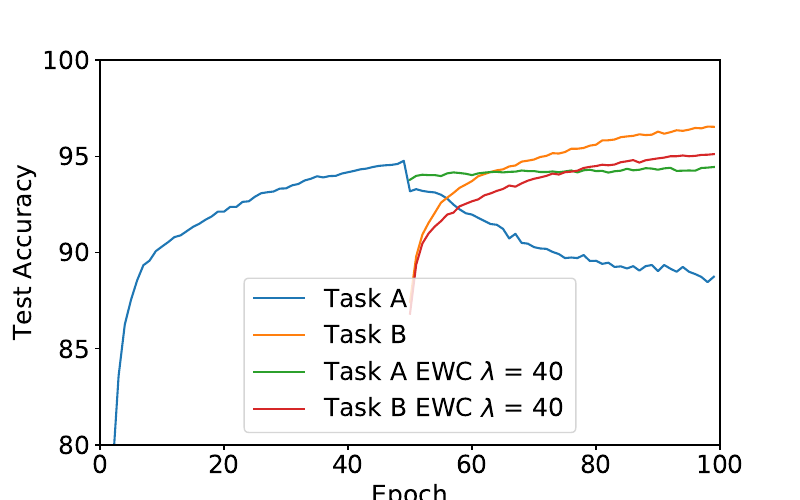

Source code (Python):

import numpy as np
import matplotlib.cm as cm
import numpy.random as npr
import matplotlib.pyplot as plt
import torch
import torch.nn as nn
from torch.autograd import Variable
import torchvision.datasets as datasets
import torchvision.transforms as transforms
from torch.utils.data import DataLoader, Dataset
import torch.nn.functional as F

torch.set_default_tensor_type('torch.cuda.DoubleTensor')

# Device configuration
device = torch.device('cuda:0' if torch.cuda.is_available() else 'cpu')
torch.manual_seed(2)

print(f"Running on {device}.")

mnist_trainold = datasets.MNIST("./data", train=True, download=True, transform=transforms.ToTensor())
loader_train = DataLoader(mnist_trainold, batch_size=len(mnist_trainold), shuffle=True)

mnist_testold = datasets.MNIST("./data", train=False, download=True, transform=transforms.ToTensor())
loader_test = DataLoader(mnist_testold, batch_size=len(mnist_testold), shuffle=True)


for i,data in enumerate(loader_train):
    xtrainold=data[0].view(-1,784)
    ytrainold=data[1] 

for i,data in enumerate(loader_test):
    xtestold=data[0].view(-1,784)
    ytestold=data[1] 


idx1 = np.arange(784)
np.random.shuffle(idx1)

idx2 = np.arange(784)
np.random.shuffle(idx2)


class PermutedMNIST(Dataset):
    
    def __init__(self,x,y,idx):
        super().__init__()
        self.y = y
        self.x = x[:,idx]

    def __len__(self):
        return len(self.y)
    
    def __getitem__(self, i):
        return self.x[i], self.y[i]


batchsize = 256

mnist_train1 = PermutedMNIST(xtrainold, ytrainold,idx1)
dataloader_train1 = DataLoader(mnist_train1, batch_size=batchsize, shuffle=True)

mnist_test1 = PermutedMNIST(xtestold, ytestold,idx1)
dataloader_test1 = DataLoader(mnist_test1, batch_size=len(mnist_test1), shuffle=True)

mnist_train2 = PermutedMNIST(xtrainold, ytrainold,idx2)
dataloader_train2 = DataLoader(mnist_train2, batch_size=batchsize, shuffle=True)

mnist_test2 = PermutedMNIST(xtestold, ytestold,idx2)
dataloader_test2 = DataLoader(mnist_test2, batch_size=len(mnist_test2), shuffle=True)


for data_test in enumerate(dataloader_test1):
    x_test1 = data_test[1][0].view(-1,784).double().cuda()
    y_test1 = data_test[1][1]

for data_test in enumerate(dataloader_test2):
    x_test2 = data_test[1][0].view(-1,784).double().cuda()
    y_test2 = data_test[1][1]

class Net(nn.Module):
    def __init__(self):
        super(Net, self).__init__()
        
        self.big_pass = nn.Sequential(nn.Linear(784,500),
                                      nn.ReLU(), 
                                      nn.Linear(500,200),
                                      nn.ReLU(), 
                                      nn.Linear(200,10)
                                     )

    def forward(self, x):
        out = self.big_pass(x)
        return out 

def accuracy_Nclass(out,y):
    diff = np.count_nonzero(np.argmax(out,axis=1)-y)
    return (1-(diff/np.size(y)))*100


# # Standard SGD
num_epochs = 50
total_steps = len(dataloader_train1)

h = 0.01

RES1 = []
NN = Net()
NN = NN.to(device)
criterion = nn.CrossEntropyLoss()
optimizer = torch.optim.SGD(NN.parameters(),lr=h)

for epoch in range(num_epochs): 
    for i,data in enumerate(dataloader_train1):
         # Load in the training datapoints
        x=data[0].view(-1,784).double().cuda()
        y=data[1].long().cuda()

        output = NN(x)
        loss = criterion(output,y) 

        optimizer.zero_grad()
        loss.backward()
        optimizer.step()
            
        # Evaluate how the neural network is doing and store the results
        if (epoch+1) % 1 == 0 and (i+1) % int(len(mnist_train1)/batchsize) == 0: 
            
            acc = accuracy_Nclass(output.cpu().detach().numpy(),y.cpu().detach().numpy())
            outputtest = NN(x_test1)
            loss_test = criterion(outputtest.cpu(),y_test1)
            acc_test = accuracy_Nclass(outputtest.cpu().detach().numpy(),y_test1.detach().numpy())
            print(f'epoch {epoch}/{num_epochs}, step {i+1}/{total_steps}, accuracy test {acc_test} %, lost test, {loss_test.item()}')

                # Store the results
            RES1 += [[epoch ,loss_test.item(),acc_test, loss.item(), acc]] 

total_steps = len(dataloader_train2)
RES2 = []

for epoch in range(num_epochs): 
    for i,data in enumerate(dataloader_train2):
        x=data[0].view(-1,784).double().cuda()
        y=data[1].long().cuda()

        output = NN(x)
        loss = criterion(output,y) 

        optimizer.zero_grad()
        loss.backward()
        optimizer.step()
            
        if (epoch+1) % 1 == 0 and (i+1) % int(len(mnist_train2)/batchsize) == 0: 
            acc = accuracy_Nclass(output.cpu().detach().numpy(),y.cpu().detach().numpy())
            
            outputtest1 = NN(x_test1)
            loss_test1 = criterion(outputtest1.cpu(),y_test1)
            acc_test1 = accuracy_Nclass(outputtest1.cpu().detach().numpy(),y_test1.detach().numpy())
            
            outputtest2 = NN(x_test2)
            loss_test2 = criterion(outputtest2.cpu(),y_test2)
            acc_test2 = accuracy_Nclass(outputtest2.cpu().detach().numpy(),y_test2.detach().numpy())
            
            print(f'epoch {epoch}/{num_epochs}, step {i+1}/{total_steps}, accuracy test1 {acc_test1} %, lost test1, {loss_test1.item()}')
            print(f'accuracy test2 {acc_test2} %, lost test2, {loss_test2.item()}')
            
                # Store the results
            RES1 += [[epoch+50, loss_test1.item(),acc_test1,loss.item(), acc]] 
            RES2 += [[epoch+50, loss_test2.item(),acc_test2]] 

RES1 = np.vstack(RES1)
RES2 = np.vstack(RES2)


plt.plot(RES1[:,0],RES1[:,2],label="Task A")
plt.plot(RES2[:,0],RES2[:,2],label="Task B")
plt.xlabel("Epoch")
plt.ylabel("Test Accuracy")
plt.legend()
plt.savefig("Original.pdf")

# # EWC
num_epochs = 50
total_steps = len(dataloader_train1)

h = 0.01

RES1_EWC = []
NN_EWC = Net()
NN_EWC.to(device)

criterion = nn.CrossEntropyLoss()
optimizer = torch.optim.SGD(NN_EWC.parameters(),lr=h)

for epoch in range(num_epochs): 
    for i,data in enumerate(dataloader_train1):
        x=data[0].view(-1,784).double().cuda()
        y=data[1].long().cuda()

        output = NN_EWC(x)
        loss = criterion(output,y)

        optimizer.zero_grad()
        loss.backward()
        optimizer.step()

        if (epoch+1) % 1 == 0 and (i+1) % int(len(mnist_train1)/batchsize) == 0: 
            
            acc = accuracy_Nclass(output.cpu().detach().numpy(),y.cpu().detach().numpy())
            outputtest = NN_EWC(x_test1)
            loss_test = criterion(outputtest.cpu(),y_test1)
            acc_test = accuracy_Nclass(outputtest.cpu().detach().numpy(),y_test1.detach().numpy())
            print(f'epoch {epoch}/{num_epochs}, step {i+1}/{total_steps}, accuracy test {acc_test} %, lost test, {loss_test.item()}')

                # Store the results
            RES1_EWC += [[epoch ,loss_test.item(),acc_test, loss.item(), acc]] 


torch.save(NN_EWC.state_dict(), 'test1')

NN_EWC1 = Net()
NN_EWC1.load_state_dict(torch.load('test1'))
NN_EWC1.eval()

weights_taskA = []

for param in NN_EWC1.parameters():
    weights_taskA.append(param.clone())

dataloader_train1_full = DataLoader(mnist_train1, batch_size=32,shuffle=True)

Fisher = []
loglik = []
for i,data in enumerate(dataloader_train1_full):
    x=data[0].view(32,-1)
    y=data[1] 
    x = Variable(x) 
    y = Variable(y)
    loglik.append(F.log_softmax(NN_EWC(x), dim=1)[range(32),y.data])
    if len(loglik) >= 4096//32:
        break

loglik = torch.cat(loglik).unbind()
loglik_grads = zip(*[torch.autograd.grad(l,NN_EWC.parameters(),retain_graph=True) for i,l in enumerate(loglik,1)])    
loglik_grads = [torch.stack(gs) for gs in loglik_grads]
fisher = [(g**2).mean(0) for g in loglik_grads]

total_steps = len(dataloader_train2)
RES1_EWC = []
RES2_EWC = []
importance = 100 
h = 0.01
for epoch in range(num_epochs): 
    for i,data in enumerate(dataloader_train2):
        x=data[0].view(-1,784).double().cuda()
        y=data[1].long().cuda()

        output = NN_EWC1(x)
        lossB = criterion(output,y)

        loss_EWC = 0
        for m in range(3):
            loss_EWC += torch.sum(fisher[2*m].reshape(-1,1)*((NN_EWC1.big_pass[2*m].weight-weights_taskA[2*m])**2).reshape(-1,1))
            loss_EWC += torch.sum(fisher[2*m+1].reshape(-1,1)*((NN_EWC1.big_pass[2*m].bias-weights_taskA[2*m+1])**2).reshape(-1,1))
            
        loss = lossB+importance*loss_EWC
        
        dL1 = torch.autograd.grad(loss,NN_EWC1.big_pass[0].weight,create_graph=True)[0]
        dL2 = torch.autograd.grad(loss,NN_EWC1.big_pass[2].weight,create_graph=True)[0]
        dL3 = torch.autograd.grad(loss,NN_EWC1.big_pass[4].weight,create_graph=True)[0]
        dLb1 = torch.autograd.grad(loss,NN_EWC1.big_pass[0].bias,create_graph=True)[0]
        dLb2 = torch.autograd.grad(loss,NN_EWC1.big_pass[2].bias,create_graph=True)[0]
        dLb3 = torch.autograd.grad(loss,NN_EWC1.big_pass[4].bias)[0]
        
        NN_EWC1.big_pass[0].weight = torch.nn.Parameter(NN_EWC1.big_pass[0].weight - h*dL1)
        NN_EWC1.big_pass[2].weight = torch.nn.Parameter(NN_EWC1.big_pass[2].weight - h*dL2)
        NN_EWC1.big_pass[4].weight = torch.nn.Parameter(NN_EWC1.big_pass[4].weight - h*dL3)
        NN_EWC1.big_pass[0].bias = torch.nn.Parameter(NN_EWC1.big_pass[0].bias - h*dLb1)
        NN_EWC1.big_pass[2].bias = torch.nn.Parameter(NN_EWC1.big_pass[2].bias - h*dLb2)
        NN_EWC1.big_pass[4].bias = torch.nn.Parameter(NN_EWC1.big_pass[4].bias - h*dLb3)

        
        if (epoch+1) % 1 == 0 and (i+1) % int(len(mnist_train2)/batchsize) == 0: 
            acc = accuracy_Nclass(output.cpu().detach().numpy(),y.cpu().detach().numpy())
            
            outputtest1 = NN_EWC1(x_test1)
            loss_test1 = criterion(outputtest1.cpu(),y_test1)
            acc_test1 = accuracy_Nclass(outputtest1.cpu().detach().numpy(),y_test1.detach().numpy())
            
            outputtest2 = NN_EWC1(x_test2)
            loss_test2 = criterion(outputtest2.cpu(),y_test2)
            acc_test2 = accuracy_Nclass(outputtest2.cpu().detach().numpy(),y_test2.detach().numpy())
            
            print(f'epoch {epoch}/{num_epochs}, step {i+1}/{total_steps}, accuracy test1 {acc_test1} %, lost test1, {loss_test1.item()}')
            print(f'accuracy test2 {acc_test2} %, lost test2, {loss_test2.item()}')
            
                # Store the results
            RES1_EWC += [[epoch+50, loss_test1.item(),acc_test1,loss.item(), acc]] 
            RES2_EWC += [[epoch+50, loss_test2.item(),acc_test2]] 

RES1_EWC = np.vstack(RES1_EWC)
RES2_EWC = np.vstack(RES2_EWC)

plt.figure(figsize=[8,5]) # Increase the size of the plots
plt.rcParams.update({'font.size': 18})
plt.plot(RES1[:,0],RES1[:,2],label="Task A")
plt.plot(RES2[:,0],RES2[:,2],label="Task B")
plt.plot(RES1_EWC[:,0],RES1_EWC[:,2],label="Task A EWC $\lambda$ = 40")
plt.plot(RES2_EWC[:,0],RES2_EWC[:,2],label="Task B EWC $\lambda$ = 40")
plt.ylim([80,100])
plt.xlim([0,100])
plt.xlabel("Epoch")
plt.ylabel("Test Accuracy")
plt.legend()
plt.savefig("EWC.pdf")

